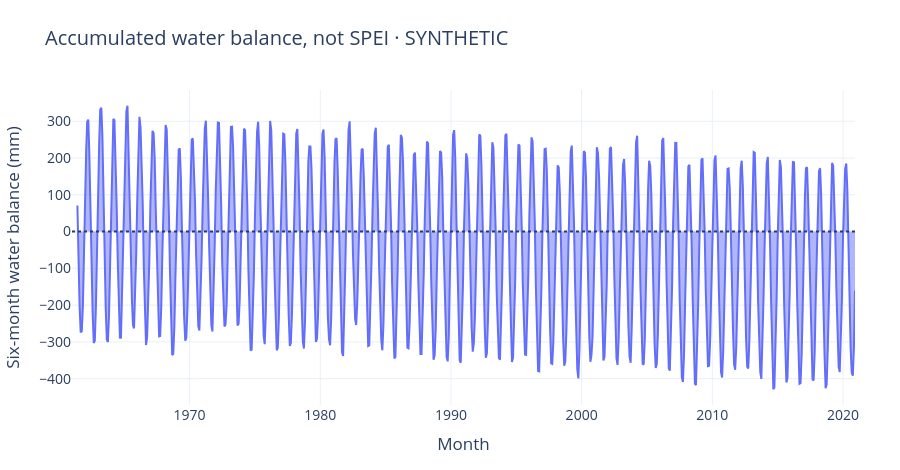

The notebook cell saved with this chart:
### Markdown cell above
## Track accumulated deficit

### Code cell
df = monthly_demo()
df["balance_mm"] = (df.r - df.pet) * df.days
df["balance_6month_mm"] = df.balance_mm.rolling(6, min_periods=6).sum()
assert df.balance_6month_mm.iloc[:5].isna().all()
fig = go.Figure(go.Scatter(x=df.date, y=df.balance_6month_mm, fill="tozeroy", name="Six-month P − PET"))
fig.add_hline(y=0, line_dash="dot")
fig.update_layout(title="Accumulated water balance, not SPEI · SYNTHETIC", xaxis_title="Month", yaxis_title="Six-month water balance (mm)")
show(fig)

### Figure 1 — Plotly figure (JSON) as saved in the notebook; plotly's stock layout.template omitted (floating-point values rounded to 4 significant figures; data arrays with more than 128 entries replaced by an {"elided": "..."} marker saying what was removed)
{"data": [{"fill": "tozeroy", "name": "Six-month P − PET", "type": "scatter", "x": {"elided": "720 str values"}, "y": {"elided": "720 float values"}}], "layout": {"font": {"size": 14}, "height": 470, "margin": {"b": 65, "l": 65, "r": 45, "t": 90}, "shapes": [{"line": {"dash": "dot"}, "type": "line", "x0": 0, "x1": 1, "xref": "x domain", "y0": 0, "y1": 0, "yref": "y"}], "title": {"text": "Accumulated water balance, not SPEI · SYNTHETIC"}, "xaxis": {"title": {"text": "Month"}}, "yaxis": {"title": {"text": "Six-month water balance (mm)"}}}}
